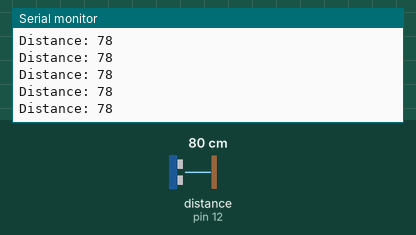
A sketch run on a simulated Arduino Uno, built with avr-gcc and run on an emulated ATmega328P. Parts: the last lines printed to the serial monitor. Wiring (inferred from the names in the program): ultrasonic range finder: trigger pin 13; echo pin 12. Inputs (shaded band) come from the test bench; at power-on: distance to the obstacle (sensor on pin 12) 80 cm. The echo pulse lasts 58.3 µs per cm.

Above: at 1.2 s.
1.3 s: distance to the obstacle (sensor on pin 12) set to 2 cm
At 2.0 s:
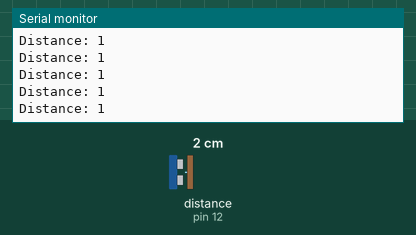
4.3 s: distance to the obstacle (sensor on pin 12) set to 120 cm
At 5.3 s:
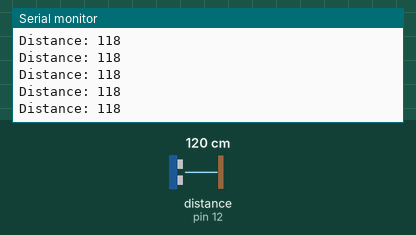
7.3 s: distance to the obstacle (sensor on pin 12) set to 4 cm
At 8.2 s:
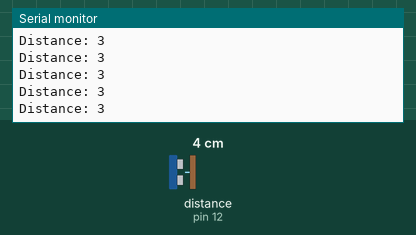
10.3 s: distance to the obstacle (sensor on pin 12) set to 18 cm
At 10.9 s:
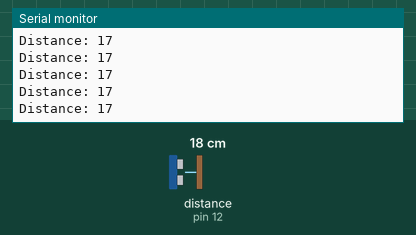
Timing chart, 0 to 13.3 s (numbered marks = the images above; inputs shaded):
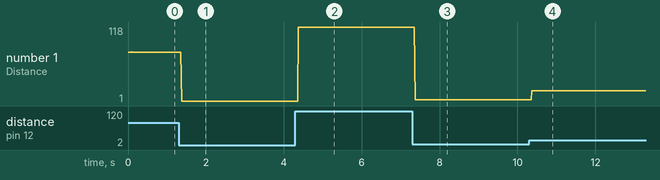

Measured:
- after the input at 1.3 s, the serial monitor: prints a new line after 0.07 s (image 1)
- after the input at 4.3 s, the serial monitor: prints a new line after 0.08 s (image 2)
- after the input at 7.3 s, the serial monitor: prints a new line after 0.07 s (image 3)
- after the input at 10.3 s, the serial monitor: prints a new line after 0.07 s (image 4)
- plotted number 1: 78 → 1 after the input at 1.3 s, 1 → 118 after the input at 4.3 s, 118 → 3 after the input at 7.3 s, 3 → 1 after the input at 10.3 s

The sketch:

Ultrasonic_Intro.ino
```cpp
// (licence header left out)
//================================================================================
//CONSTANTS
//================================================================================

const int echoPin = 12; //Define the Echo Pin
const int trigPin = 13; //Define the Trig Pin

//================================================================================
//VARIABLES
//================================================================================

long duration;          //Define a variable to hold the ping duration
int distance;           //Define a variable to hold the distance value
long randomNumber;      //Define a variable to hold a random value

//================================================================================
//FUNCTIONS
//================================================================================

/**
 * Function: setup()
 * Description: The setup() function runs once after the microcontroller is
 * booted or reset. Sets the pin modes of the defined motor logic pin to OUTPUT
 * mode. Sets the echoPin as INPUT and the trigPin as OUTPUT. Initializes
 * distance and duration as 0. Initializes rand function, and serial monitor for
 * debugging.
 */

void setup() {

  pinMode(echoPin, INPUT);    //Set Echo Pin as INPUT
  pinMode(trigPin, OUTPUT);   //Set Trig Pin as OUTPUT

  duration = 0;               //Initilize duration as 0
  distance = 0;               //Initilize distance as 0

  Serial.begin(9600);

}

/**
 * Function: loop()
 * Description: The loop() function runs repeatedly in a loop after the setup()
 * function has completed. Executes code to operate the Ultrasonic sensor,
 * interpret sensor data and make and execute descisions based on sensor data.
 */

void loop() {
  // put your main code here, to run repeatedly:

  digitalWrite(trigPin, LOW);          //Clears the Trig Pin
  delayMicroseconds(2);                //Wait for clear
  digitalWrite(trigPin, HIGH);         //Set the Trig Pin to HIGH
  delayMicroseconds(10);               //Leave on HIGH for 10 μs
  digitalWrite(trigPin, LOW);          //End Ping by setting trig pin to LOW
  duration = pulseIn(echoPin, HIGH);   //Reads the Echo Pin and returns the duration of sound wave travel
  distance = duration * 0.034 / 2;     //Calculate the speed of the sound wave and divide by 2 (out and back)

  Serial.print("Distance: ");
  Serial.println(distance);

}
```
